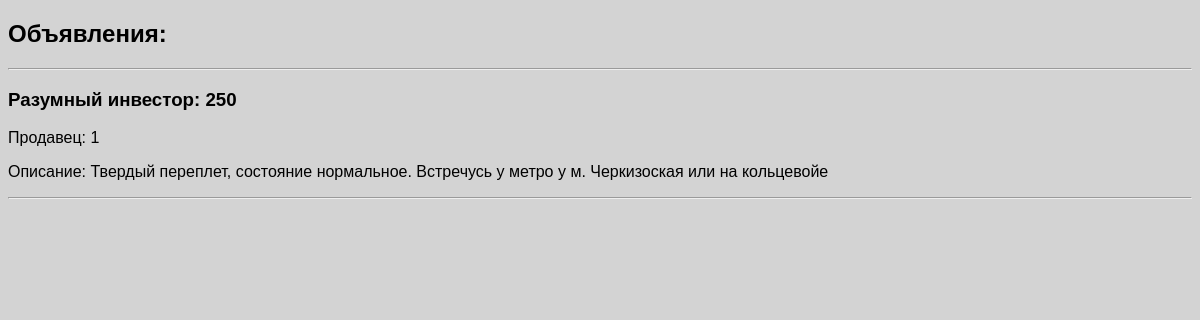
The app's page /ads/ad/http/4/ with its own data.
### ads/models.py (models this page shows, shortened)
class Ad(models.Model):
    name = models.CharField(max_length=100, verbose_name="Объявление")
    author = models.CharField(max_length=100, verbose_name="Автор")
    price = models.IntegerField(verbose_name="Цена")
    description = models.CharField(max_length=1000, verbose_name="Описание", null=True, blank=True)
    address = models.CharField(max_length=120, verbose_name="Адрес")
    is_published = models.BooleanField(default=False, verbose_name="Опубликован или нет")
    category = models.ForeignKey('Cat', on_delete=models.PROTECT, verbose_name="Категория")
    class Meta:
        verbose_name_plural = "Объявления"
        verbose_name = "Объявление"

### ads/views.py (the view)
# urls.py: path("ad/http/<int:pk>/", views.AdHTTPDetailView.as_view(), name="ad_http_detail"),
class AdHTTPDetailView(DetailView):
    model = Ad

### ads/templates/ads/ad_detail.html (shortened to what this page needs)
{% load static %}
<!DOCTYPE html>
<html lang="en">
<head>
    <link rel="stylesheet" href="{% static 'style.css' %}">
</head>
<body>
    <h2>Объявления:</h2><hr>
    <div>
        <h3>{{ ad.name }}: {{ ad.price }}</h3>
        <p>Продавец: {{ ad.author }}</p>
        <p>Описание: {{ ad.description }}</p><hr>
    </div>
</body>
</html>

### ads/static/style.css (style rules this page uses)
body { font-family: sans-serif; background-color: lightgrey; }

### records on screen
Ad: name "Разумный инвестор", price "250", author "1", description "Твердый переплет, состояние нормальное. Встречусь у метро у м. Черкизоская или на кольцевойе"
